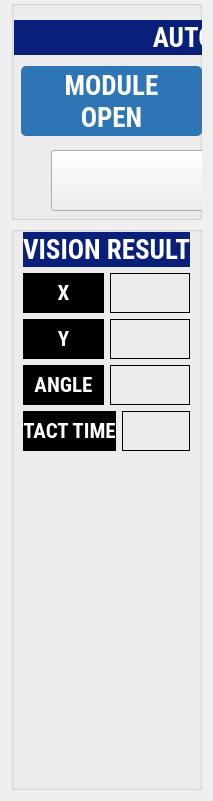
        <widget class="QWidget" name="autoModeTab">
         <layout class="QVBoxLayout" name="verticalLayout_25">
          <property name="topMargin">
           <number>0</number>
          </property>
          <item>
           <layout class="QVBoxLayout" name="verticalLayout_11">
            <property name="spacing">
             <number>6</number>
            </property>
            <property name="topMargin">
             <number>0</number>
            </property>
            <item>
             <widget class="QGroupBox" name="groupBox_13">
              <property name="minimumSize">
               <size>
                <width>0</width>
                <height>220</height>
               </size>
              </property>
              <property name="maximumSize">
               <size>
                <width>16777215</width>
                <height>220</height>
               </size>
              </property>
              <property name="font">
               <font>
                <family>Roboto Condensed</family>
                <pointsize>1</pointsize>
                <weight>75</weight>
                <bold>true</bold>
               </font>
              </property>
              <property name="styleSheet">
               <string notr="true"/>
              </property>
              <property name="title">
               <string/>
              </property>
              <property name="alignment">
               <set>Qt::AlignCenter</set>
              </property>
              <widget class="QPushButton" name="autoRunStopBtn">
               <property name="geometry">
                <rect>
                 <x>40</x>
                 <y>150</y>
                 <width>201</width>
                 <height>61</height>
                </rect>
               </property>
               <property name="autoFillBackground">
                <bool>false</bool>
               </property>
               <property name="styleSheet">
                <string notr="true">color: rgb(0, 0, 0);
border-width: 1px;
padding: 5px;</string>
               </property>
               <property name="text">
                <string/>
               </property>
               <property name="icon">
                <iconset resource="images.qrc">
                 <normaloff>:/images/Run.PNG</normaloff>
                 <normalon>:/images/Stop.PNG</normalon>
                 <disabledoff>:/images/Run.PNG</disabledoff>
                 <disabledon>:/images/Stop.PNG</disabledon>
                 <activeoff>:/images/Run.PNG</activeoff>
                 <activeon>:/images/Stop.PNG</activeon>
                 <selectedoff>:/images/Run.PNG</selectedoff>
                 <selectedon>:/images/Stop.PNG</selectedon>:/images/Run.PNG</iconset>
               </property>
               <property name="iconSize">
                <size>
                 <width>200</width>
                 <height>250</height>
                </size>
               </property>
               <property name="checkable">
                <bool>true</bool>
               </property>
              </widget>
              <widget class="QPushButton" name="autoBtnOpenVisionModule">
               <property name="geometry">
                <rect>
                 <x>10</x>
                 <y>66</y>
                 <width>181</width>
                 <height>70</height>
                </rect>
               </property>
               <property name="minimumSize">
                <size>
                 <width>0</width>
                 <height>70</height>
                </size>
               </property>
               <property name="maximumSize">
                <size>
                 <width>16777215</width>
                 <height>70</height>
                </size>
               </property>
               <property name="font">
                <font>
                 <family>Roboto Condensed</family>
                 <pointsize>20</pointsize>
                 <weight>75</weight>
                 <italic>false</italic>
                 <bold>true</bold>
                </font>
               </property>
               <property name="acceptDrops">
                <bool>false</bool>
               </property>
               <property name="styleSheet">
                <string notr="true">color: rgb(255, 255, 255);
background-color: rgb(46, 117, 182);
border-width: 1px;
padding: 5px;
border-radius: 5px;</string>
               </property>
               <property name="text">
                <string>MODULE
OPEN</string>
               </property>
              </widget>
              <widget class="QTableWidget" name="tableWidgetAutoModuleList">
               <property name="geometry">
                <rect>
                 <x>200</x>
                 <y>70</y>
                 <width>211</width>
                 <height>61</height>
                </rect>
               </property>
               <property name="maximumSize">
                <size>
                 <width>351</width>
                 <height>16777215</height>
                </size>
               </property>
               <property name="font">
                <font>
                 <family>Roboto Condensed</family>
                 <pointsize>11</pointsize>
                </font>
               </property>
               <property name="styleSheet">
                <string notr="true">::section{
background-color: rgb(0, 0, 0);
color: rgb(255, 255, 255);
}</string>
               </property>
               <column>
                <property name="text">
                 <string>Seq. Num</string>
                </property>
                <property name="font">
                 <font>
                  <family>Roboto Condensed</family>
                  <pointsize>11</pointsize>
                  <weight>75</weight>
                  <bold>true</bold>
                 </font>
                </property>
                <property name="foreground">
                 <brush brushstyle="SolidPattern">
                  <color alpha="255">
                   <red>0</red>
                   <green>0</green>
                   <blue>0</blue>
                  </color>
                 </brush>
                </property>
               </column>
               <column>
                <property name="text">
                 <string>Insp. Type</string>
                </property>
                <property name="font">
                 <font>
                  <family>Roboto Condensed</family>
                  <pointsize>11</pointsize>
                  <weight>75</weight>
                  <bold>true</bold>
                 </font>
                </property>
               </column>
              </widget>
              <widget class="QPushButton" name="autoTriggerBtn">
               <property name="geometry">
                <rect>
                 <x>260</x>
                 <y>180</y>
                 <width>111</width>
                 <height>31</height>
                </rect>
               </property>
               <property name="font">
                <font>
                 <family>Roboto Condensed</family>
                 <pointsize>16</pointsize>
                 <weight>75</weight>
                 <bold>true</bold>
                </font>
               </property>
               <property name="styleSheet">
                <string notr="true">color: rgb(255, 255, 255);
background-color: rgb(46, 117, 182);
border-width: 1px;
padding: 5px;
border-radius: 5px;</string>
               </property>
               <property name="text">
                <string>Trigger</string>
               </property>
              </widget>
              <widget class="QLabel" name="label_55">
               <property name="geometry">
                <rect>
                 <x>3</x>
                 <y>20</y>
                 <width>411</width>
                 <height>35</height>
                </rect>
               </property>
               <property name="minimumSize">
                <size>
                 <width>0</width>
                 <height>35</height>
                </size>
               </property>
               <property name="maximumSize">
                <size>
                 <width>16777215</width>
                 <height>35</height>
                </size>
               </property>
               <property name="font">
                <font>
                 <family>Roboto Condensed</family>
                 <pointsize>20</pointsize>
                 <weight>75</weight>
                 <bold>true</bold>
                </font>
               </property>
               <property name="styleSheet">
                <string notr="true">background-color: rgb(9, 32, 122);
color: rgb(255, 255, 255);</string>
               </property>
               <property name="text">
                <string>AUTO MODE</string>
               </property>
               <property name="alignment">
                <set>Qt::AlignCenter</set>
               </property>
              </widget>
             </widget>
            </item>
            <item>
             <widget class="QGroupBox" name="groupBox_12">
              <property name="font">
               <font>
                <family>Roboto Condensed</family>
                <pointsize>1</pointsize>
                <weight>50</weight>
                <bold>false</bold>
               </font>
              </property>
              <property name="styleSheet">
               <string notr="true"/>
              </property>
              <property name="title">
               <string/>
              </property>
              <property name="alignment">
               <set>Qt::AlignCenter</set>
              </property>
              <layout class="QVBoxLayout" name="verticalLayout_32">
               <property name="topMargin">
                <number>0</number>
               </property>
               <item>
                <layout class="QVBoxLayout" name="verticalLayout_31">
                 <item>
                  <widget class="QLabel" name="label_56">
                   <property name="minimumSize">
                    <size>
                     <width>0</width>
                     <height>35</height>
                    </size>
                   </property>
                   <property name="maximumSize">
                    <size>
                     <width>16777215</width>
                     <height>35</height>
                    </size>
                   </property>
                   <property name="font">
                    <font>
                     <family>Roboto Condensed</family>
                     <pointsize>20</pointsize>
                     <weight>75</weight>
                     <bold>true</bold>
                    </font>
                   </property>
                   <property name="styleSheet">
                    <string notr="true">background-color: rgb(9, 32, 122);
color: rgb(255, 255, 255);</string>
                   </property>
                   <property name="text">
                    <string>VISION RESULT</string>
                   </property>
                   <property name="alignment">
                    <set>Qt::AlignCenter</set>
                   </property>
                  </widget>
                 </item>
                 <item>
                  <layout class="QHBoxLayout" name="horizontalLayout_51">
                   <item>
                    <widget class="QLabel" name="label_51">
                     <property name="minimumSize">
                      <size>
                       <width>0</width>
                       <height>40</height>
                      </size>
                     </property>
                     <property name="maximumSize">
                      <size>
                       <width>16777215</width>
                       <height>50</height>
                      </size>
                     </property>
                     <property name="font">
                      <font>
                       <family>Roboto Condensed</family>
                       <pointsize>16</pointsize>
                       <weight>75</weight>
                       <bold>true</bold>
                      </font>
                     </property>
                     <property name="styleSheet">
                      <string notr="true">color: rgb(255, 255, 255);
background-color: rgb(0, 0, 0);</string>
                     </property>
                     <property name="text">
                      <string>X</string>
                     </property>
                     <property name="alignment">
                      <set>Qt::AlignCenter</set>
                     </property>
                    </widget>
                   </item>
                   <item>
                    <widget class="QLabel" name="autoResultX">
                     <property name="minimumSize">
                      <size>
                       <width>0</width>
                       <height>40</height>
                      </size>
                     </property>
                     <property name="maximumSize">
                      <size>
                       <width>16777215</width>
                       <height>50</height>
                      </size>
                     </property>
                     <property name="font">
                      <font>
                       <family>Roboto Condensed</family>
                       <pointsize>16</pointsize>
                      </font>
                     </property>
                     <property name="styleSheet">
                      <string notr="true">border-color: black;
color: rgb(170, 0, 0);
border-width: 1px;
border-style: solid;
padding: 5px;</string>
                     </property>
                     <property name="text">
                      <string/>
                     </property>
                    </widget>
                   </item>
                  </layout>
                 </item>
                 <item>
                  <layout class="QHBoxLayout" name="horizontalLayout_52">
                   <item>
                    <widget class="QLabel" name="label_52">
                     <property name="minimumSize">
                      <size>
                       <width>0</width>
                       <height>40</height>
                      </size>
                     </property>
                     <property name="maximumSize">
                      <size>
                       <width>16777215</width>
                       <height>50</height>
                      </size>
                     </property>
                     <property name="font">
                      <font>
                       <family>Roboto Condensed</family>
                       <pointsize>16</pointsize>
                       <weight>75</weight>
                       <bold>true</bold>
                      </font>
                     </property>
                     <property name="styleSheet">
                      <string notr="true">color: rgb(255, 255, 255);
background-color: rgb(0, 0, 0);</string>
                     </property>
                     <property name="text">
                      <string>Y</string>
                     </property>
                     <property name="alignment">
                      <set>Qt::AlignCenter</set>
                     </property>
                    </widget>
                   </item>
                   <item>
                    <widget class="QLabel" name="autoResultY">
                     <property name="minimumSize">
                      <size>
                       <width>0</width>
                       <height>40</height>
                      </size>
                     </property>
                     <property name="maximumSize">
                      <size>
                       <width>16777215</width>
                       <height>50</height>
                      </size>
                     </property>
                     <property name="font">
                      <font>
                       <family>Roboto Condensed</family>
                       <pointsize>16</pointsize>
                      </font>
                     </property>
                     <property name="styleSheet">
                      <string notr="true">border-color: black;
color: rgb(170, 0, 0);
border-width: 1px;
border-style: solid;
padding: 5px;</string>
                     </property>
                     <property name="text">
                      <string/>
                     </property>
                    </widget>
                   </item>
                  </layout>
                 </item>
                 <item>
                  <layout class="QHBoxLayout" name="horizontalLayout_53">
                   <item>
                    <widget class="QLabel" name="label_53">
                     <property name="minimumSize">
                      <size>
                       <width>0</width>
                       <height>40</height>
                      </size>
                     </property>
                     <property name="maximumSize">
                      <size>
                       <width>16777215</width>
                       <height>50</height>
                      </size>
                     </property>
                     <property name="font">
                      <font>
                       <family>Roboto Condensed</family>
                       <pointsize>16</pointsize>
                       <weight>75</weight>
                       <bold>true</bold>
                      </font>
                     </property>
                     <property name="styleSheet">
                      <string notr="true">color: rgb(255, 255, 255);
background-color: rgb(0, 0, 0);</string>
                     </property>
                     <property name="text">
                      <string>ANGLE</string>
                     </property>
                     <property name="alignment">
                      <set>Qt::AlignCenter</set>
                     </property>
                    </widget>
                   </item>
                   <item>
                    <widget class="QLabel" name="autoResultAngle">
                     <property name="minimumSize">
                      <size>
                       <width>0</width>
                       <height>40</height>
                      </size>
                     </property>
                     <property name="maximumSize">
                      <size>
                       <width>16777215</width>
                       <height>50</height>
                      </size>
                     </property>
                     <property name="font">
                      <font>
                       <family>Roboto Condensed</family>
                       <pointsize>16</pointsize>
                      </font>
                     </property>
                     <property name="styleSheet">
                      <string notr="true">border-color: black;
color: rgb(170, 0, 0);
border-width: 1px;
border-style: solid;
padding: 5px;</string>
                     </property>
                     <property name="text">
                      <string/>
                     </property>
                    </widget>
                   </item>
                  </layout>
                 </item>
                 <item>
                  <layout class="QHBoxLayout" name="horizontalLayout_54">
                   <item>
                    <widget class="QLabel" name="label_54">
                     <property name="minimumSize">
                      <size>
                       <width>0</width>
                       <height>40</height>
                      </size>
                     </property>
                     <property name="maximumSize">
                      <size>
                       <width>16777215</width>
                       <height>50</height>
                      </size>
                     </property>
                     <property name="font">
                      <font>
                       <family>Roboto Condensed</family>
                       <pointsize>16</pointsize>
                       <weight>75</weight>
                       <bold>true</bold>
                      </font>
                     </property>
                     <property name="styleSheet">
                      <string notr="true">color: rgb(255, 255, 255);
background-color: rgb(0, 0, 0);</string>
                     </property>
                     <property name="text">
                      <string>TACT TIME</string>
                     </property>
                     <property name="alignment">
                      <set>Qt::AlignCenter</set>
                     </property>
                    </widget>
                   </item>
                   <item>
                    <widget class="QLabel" name="autoResultTact">
                     <property name="minimumSize">
                      <size>
                       <width>0</width>
                       <height>40</height>
                      </size>
                     </property>
                     <property name="maximumSize">
                      <size>
                       <width>16777215</width>
                       <height>50</height>
                      </size>
                     </property>
                     <property name="font">
                      <font>
                       <family>Roboto Condensed</family>
                       <pointsize>16</pointsize>
                      </font>
                     </property>
                     <property name="styleSheet">
                      <string notr="true">border-color: black;
color: rgb(170, 0, 0);
border-width: 1px;
border-style: solid;
padding: 5px;</string>
                     </property>
                     <property name="text">
                      <string/>
                     </property>
                    </widget>
                   </item>
                  </layout>
                 </item>
                 <item>
                  <spacer name="verticalSpacer_7">
                   <property name="orientation">
                    <enum>Qt::Vertical</enum>
                   </property>
                   <property name="sizeType">
                    <enum>QSizePolicy::Fixed</enum>
                   </property>
                   <property name="sizeHint" stdset="0">
                    <size>
                     <width>20</width>
                     <height>15</height>
                    </size>
                   </property>
                  </spacer>
                 </item>
                 <item>
                  <widget class="QLabel" name="autoReultImg">
                   <property name="minimumSize">
                    <size>
                     <width>0</width>
                     <height>300</height>
                    </size>
                   </property>
                   <property name="text">
                    <string/>
                   </property>
                   <property name="pixmap">
                    <pixmap resource="images.qrc">:/images/OK.PNG</pixmap>
                   </property>
                   <property name="scaledContents">
                    <bool>true</bool>
                   </property>
                  </widget>
                 </item>
                </layout>
               </item>
               <item>
                <widget class="QTableWidget" name="runResultTable">
                 <property name="maximumSize">
                  <size>
                   <width>0</width>
                   <height>0</height>
                  </size>
                 </property>
                 <property name="font">
                  <font>
                   <pointsize>11</pointsize>
                  </font>
                 </property>
                 <property name="styleSheet">
                  <string notr="true">color: rgb(0, 0, 0);</string>
                 </property>
                 <row>
                  <property name="text">
                   <string>1</string>
                  </property>
                 </row>
                 <row>
                  <property name="text">
                   <string>2</string>
                  </property>
                 </row>
                 <row>
                  <property name="text">
                   <string>3</string>
                  </property>
                 </row>
                 <row>
                  <property name="text">
                   <string>4</string>
                  </property>
                 </row>
                 <row>
                  <property name="text">
                   <string>5</string>
                  </property>
                 </row>
                 <row>
                  <property name="text">
                   <string>6</string>
                  </property>
                 </row>
                 <row>
                  <property name="text">
                   <string>7</string>
                  </property>
                 </row>
                 <row>
                  <property name="text">
                   <string>8</string>
                  </property>
                 </row>
                 <row>
                  <property name="text">
                   <string>9</string>
                  </property>
                 </row>
                 <row>
                  <property name="text">
                   <string>10</string>
                  </property>
                 </row>
                 <column>
                  <property name="text">
                   <string>Center Point</string>
                  </property>
                  <property name="font">
                   <font>
                    <family>Roboto Condensed</family>
                    <pointsize>11</pointsize>
                   </font>
                  </property>
                 </column>
                 <column>
                  <property name="text">
                   <string>Angle</string>
                  </property>
                  <property name="font">
                   <font>
                    <family>Roboto Condensed</family>
                    <pointsize>11</pointsize>
                   </font>
                  </property>
                 </column>
                 <column>
                  <property name="text">
                   <string> Time(s) </string>
                  </property>
                  <property name="font">
                   <font>
                    <family>Roboto Condensed</family>
                    <pointsize>11</pointsize>
                   </font>
                  </property>
                 </column>
                </widget>
               </item>
              </layout>
             </widget>
            </item>
           </layout>
          </item>
         </layout>
        </widget>
